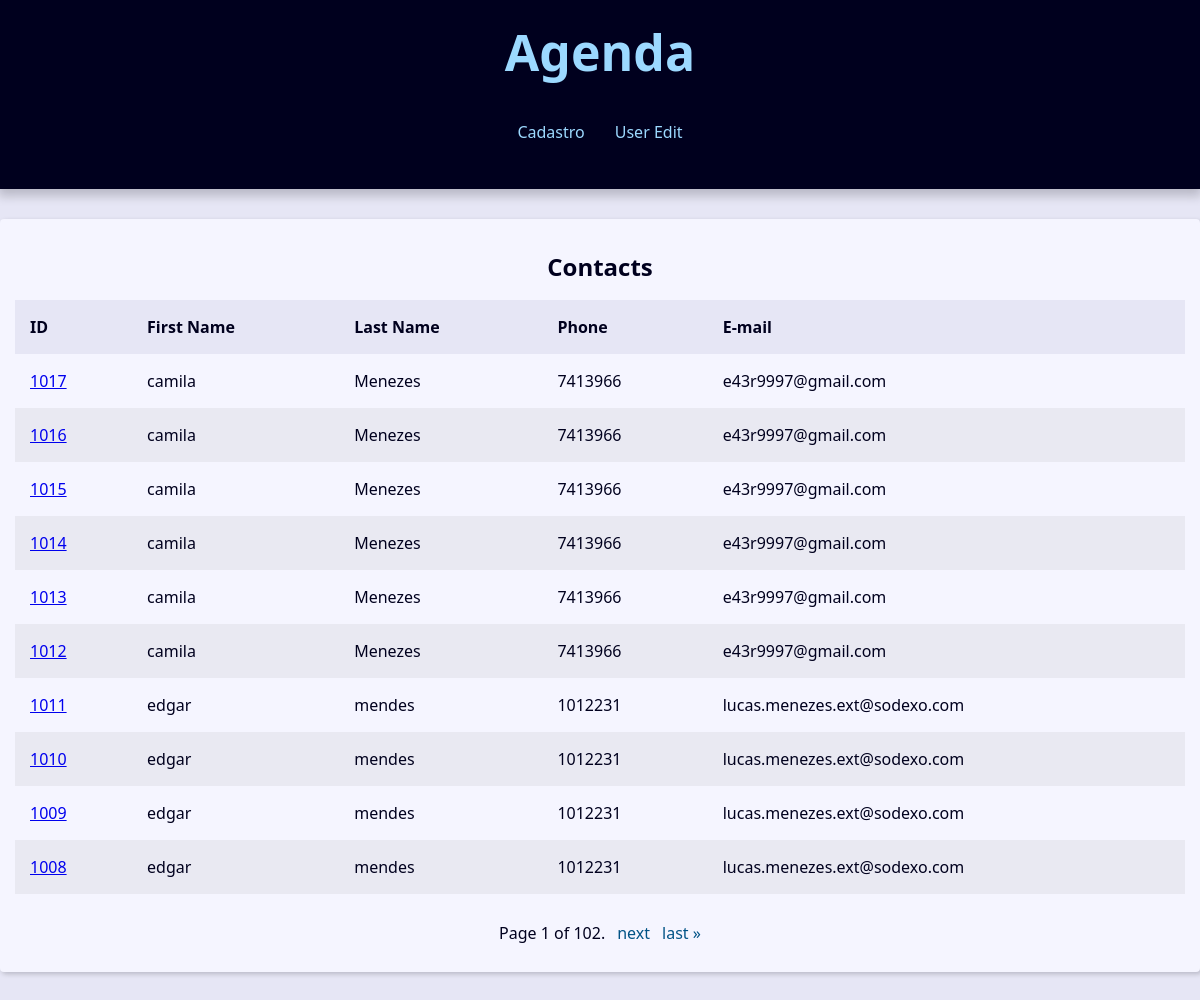
The page / on the database its author committed.
### contact/models.py (models this page shows, shortened)
class Contact(models.Model):
    first_name = models.CharField(max_length=50)
    last_name = models.CharField(max_length=50, blank=True)
    phone = models.CharField(max_length=50)
    email = models.EmailField(max_length=254, blank=True)
    created_date = models.DateTimeField(default=timezone.now)
    description = models.TextField(blank=True)
    show = models.BooleanField(default=True)
    picture = models.ImageField(blank=True, upload_to='pictures/%Y/%M/%D/')
    category = models.ForeignKey(Category, on_delete=models.SET_NULL, null=True, blank=True)
    owner = models.ForeignKey(User, on_delete=models.SET_NULL, null=True, blank=True)

### contact/views/contact_views.py (the view)
# urls.py: path('', views.index, name='index'),
def index(request):
    contacts = Contact.objects\
        .filter(show=True)\
        .order_by('-id')
    paginator = Paginator(contacts, 10)
    page_number = request.GET.get("page")
    page_obj = paginator.get_page(page_number)
    context={
        'page_obj': page_obj,
        'contacts': contacts,
    }
    return render(
        request,
        'contact/index.html',
        context
    )

### contact/templates/contact/index.html
{% extends 'global/base.html' %}
{% block content%}
{% if page_obj %}
    <div class='responsive-table'>
        <table class='contacts-table'>
            <caption class='table-caption'>
                Contacts
            </caption>
            <thead>
                <tr class='table-row table-row-header'>
                    <th class='table-header'>ID</th>
                    <th class='table-header'>First Name</th>
                    <th class='table-header'>Last Name</th>
                    <th class='table-header'>Phone</th>
                    <th class='table-header'>E-mail</th>
            </thead>
            <tbody>
                {% for contact in page_obj %}
                    <tr class='table-row'>
                        <td class='table-cel'>
                            <a class='table=link'
                               href="{% url "contact:contact" contact.id %}">
                                {{contact.id}}
                            </a>
                        </td>
                        <td class='table-cel'>
                            {{contact.first_name}}
                        </td>
                        <td class='table-cel'>
                            {{contact.last_name}}
                        </td>
                        <td class='table-cel'>
                            {{contact.phone}}
                        </td>
                        <td class='table-cel'>
                            {{contact.email}}
                        </td>
                {% endfor %}
            </tbody>
        </table>
    </div>
    {% else %}
    <div class="single-contact">
      <h1 class="single-contact-name">
        Nenhum contato encontrado.
      </h1>
    </div>
  {% endif %}
{% endblock content%}

### base_static/global/css/style.css (style rules this page uses)
:root { --spacing: 1.5rem; --link-dark-color: rgb(0, 83, 134); --link-light-color: rgb(156, 217, 255); --clr-white: rgb(245, 245, 255); --clr-black: rgb(0, 0, 30); --clr-light-gray: rgb(230, 230, 245); --clr-dark-shadow-5: rgba(0, 0, 10, 5%); --clr-dark-shadow-10: rgba(0, 0, 10, 10%); --clr-dark-shadow-20: rgba(0, 0, 10, 20%); --clr-light-shadow-5: rgba(200, 200, 255, 5%); --clr-light-shadow-10: rgba(200, 200, 255, 10%); --clr-light-shadow-20: rgba(200, 200, 255, 20%); --main-page-width: 120rem; --table-min-width: 60rem; --biggest-font-size: 5rem; --bigger-font-size: 4rem; --big-font-size: 3.2rem; --medium-font-size: 2.4rem; --small-font-size: 1.6rem; --smaller-font-size: 1.4rem; --smallest-font-size: 1.2rem; --transition-fast: 300ms; --transition-medium: 600ms; --transition-slow: 1s; --default-border-radius: 4px; }
*, *::before, *::after { margin: 0; padding: 0; box-sizing: border-box; }
html { font-size: 62.5%; }
body { font-family: system-ui, -apple-system, BlinkMacSystemFont, 'Segoe UI', Roboto, Oxygen, Ubuntu, Cantarell, 'Open Sans', 'Helvetica Neue', sans-serif; line-height: 1.5; font-size: var(--small-font-size); color: var(--clr-black); -webkit-font-smoothing: antialiased; background: var(--clr-light-gray); }
.responsive-table { width: 100%; overflow-x: auto; }
.contacts-table { width: 100%; min-width: var(--table-min-width); border-collapse: collapse; }
.table-caption { font-size: var(--medium-font-size); font-weight: bold; padding: var(--spacing); }
.table-row { text-align: left; text-overflow: ellipsis; transition: background-color var(--transition-fast) ease-in-out; }
.table-row:nth-of-type(2n) { background: var(--clr-dark-shadow-5); }
.table-row-header { background: var(--clr-light-gray); color: var(--clr-black); }
.table-cel, .table-header { padding: var(--spacing); }

### rows shown on the page
Contact: id "1017", first_name "camila", last_name "Menezes", phone "7413966", email "e43r9997@gmail.com"
Contact: id "1016", first_name "camila", last_name "Menezes", phone "7413966", email "e43r9997@gmail.com"
Contact: id "1015", first_name "camila", last_name "Menezes", phone "7413966", email "e43r9997@gmail.com"
Contact: id "1014", first_name "camila", last_name "Menezes", phone "7413966", email "e43r9997@gmail.com"
Contact: id "1013", first_name "camila", last_name "Menezes", phone "7413966", email "e43r9997@gmail.com"
Contact: id "1012", first_name "camila", last_name "Menezes", phone "7413966", email "e43r9997@gmail.com"
Contact: id "1011", first_name "edgar", last_name "mendes", phone "1012231", email "lucas.menezes.ext@sodexo.com"
Contact: id "1010", first_name "edgar", last_name "mendes", phone "1012231", email "lucas.menezes.ext@sodexo.com"
Contact: id "1009", first_name "edgar", last_name "mendes", phone "1012231", email "lucas.menezes.ext@sodexo.com"
Contact: id "1008", first_name "edgar", last_name "mendes", phone "1012231", email "lucas.menezes.ext@sodexo.com"

### other values the page prints
{{ page_obj.number }} "1"
{{ page_obj.paginator.num_pages }} "102"
